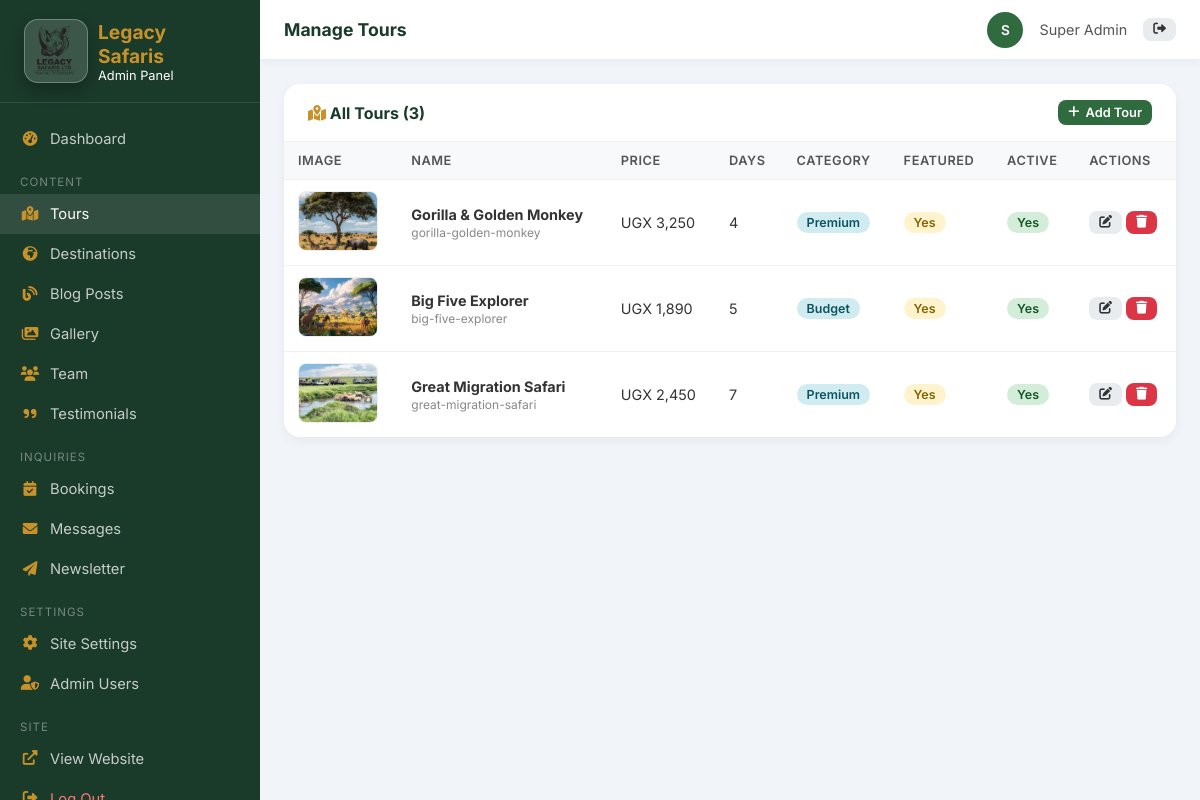
Page /admin/tours.php (signed in) on the committed database.
### tables this page shows
CREATE TABLE IF NOT EXISTS tours (
  id            INT UNSIGNED AUTO_INCREMENT PRIMARY KEY,
  slug          VARCHAR(160) NOT NULL UNIQUE,
  name          VARCHAR(200) NOT NULL,
  short_desc    TEXT,
  full_desc     LONGTEXT,
  price         DECIMAL(10,2) DEFAULT 0,
  currency      VARCHAR(5) DEFAULT 'USD',
  duration_days TINYINT UNSIGNED DEFAULT 1,
  category      ENUM('budget','premium','family','adventure','honeymoon') DEFAULT 'budget',
  image         VARCHAR(300),
  accommodation TEXT,
  max_group     TINYINT UNSIGNED DEFAULT 12,
  is_featured   TINYINT(1) DEFAULT 0,
  is_active     TINYINT(1) DEFAULT 1,
  sort_order    SMALLINT DEFAULT 0,
  created_at    TIMESTAMP DEFAULT CURRENT_TIMESTAMP,
  updated_at    TIMESTAMP DEFAULT CURRENT_TIMESTAMP ON UPDATE CURRENT_TIMESTAMP
);

### includes/functions.php (called while the page is built, shortened)
<?php
function e(string $str): string {
    return htmlspecialchars($str, ENT_QUOTES | ENT_SUBSTITUTE, 'UTF-8');
}
function sanitizeInput(string $str): string {
    return trim(strip_tags($str));
}
function formatPrice(float $amount, string $currency = 'USD'): string {
    if ($currency === 'UGX') {
        return 'UGX ' . number_format($amount, 0);
    }
    return number_format($amount, 0) . ' ' . $currency;
}

### admin/tours.php (the view, shortened to what this page needs)
<?php
require_once dirname(__DIR__) . '/includes/functions.php';
$pdo    = getPDO();
$action = sanitizeInput($_GET['action'] ?? 'list');
$tours = $pdo->query("SELECT * FROM tours ORDER BY sort_order ASC, id DESC")->fetchAll();
include __DIR__ . '/includes/header.php';
?>
<?php if ($action === 'list'): ?>
<div class="card">
  <div class="card-header">
    <h3><i class="fas fa-map-marked-alt" style="color:var(--gold)"></i> All Tours (<?= count($tours) ?>)</h3>
    <a href="?action=new" class="btn btn-primary btn-sm"><i class="fas fa-plus"></i> Add Tour</a>
  </div>
  <div style="overflow-x:auto;">
    <table>
      <thead><tr><th>Image</th><th>Name</th><th>Price</th><th>Days</th><th>Category</th><th>Featured</th><th>Active</th><th>Actions</th></tr></thead>
      <tbody>
        <?php foreach ($tours as $t): ?>
        <tr>
          <td><?php if ($t['image']): ?><img src="/<?= e($t['image']) ?>" class="img-preview"><?php endif; ?></td>
          <td><strong><?= e($t['name']) ?></strong><br><small style="color:#888"><?= e($t['slug']) ?></small></td>
          <td><?= formatPrice((float)$t['price'], 'UGX') ?></td>
          <td><?= (int)$t['duration_days'] ?></td>
          <td><span class="badge badge-blue"><?= e(ucfirst($t['category'])) ?></span></td>
          <td><?= $t['is_featured'] ? '<span class="badge badge-gold">Yes</span>' : '<span class="badge badge-gray">No</span>' ?></td>
          <td><?= $t['is_active']   ? '<span class="badge badge-green">Yes</span>' : '<span class="badge badge-red">No</span>' ?></td>
          <td>
            <a href="?edit=<?= $t['id'] ?>" class="btn btn-light btn-sm"><i class="fas fa-edit"></i></a>
            <form method="POST" style="display:inline" onsubmit="return confirm('Delete this tour?')">
              <button type="submit" class="btn btn-danger btn-sm"><i class="fas fa-trash"></i></button>
            </form>
          </td>
        </tr>
        <?php endforeach; ?>
      </tbody>
    </table>
  </div>
</div>
<?php endif; ?>
<?php include __DIR__ . '/includes/footer.php'; ?>

### admin/assets/css/admin.css (style rules this page uses)
*, *::before, *::after { box-sizing: border-box; margin: 0; padding: 0; }
:root { --primary: #2F6B3E; --primary-d: #1a3a2a; --gold: #C8922A; --danger: #dc3545; --success: #28a745; --warning: #ffc107; --info: #17a2b8; --light: #f8f9fa; --dark: #343a40; --sidebar-w: 260px; --topbar-h: 60px; }
body { font-family: 'Inter', sans-serif; background: #f1f4f9; color: #333; min-height: 100vh; }
.card { background: white; border-radius: 16px; box-shadow: 0 4px 12px rgba(0,0,0,.05); overflow: hidden; margin-bottom: 1.5rem; }
.card-header { padding: 1rem 1.5rem; border-bottom: 1px solid #f0f0f0; display: flex; align-items: center; justify-content: space-between; flex-wrap: wrap; gap: .5rem; }
.card-header h3 { font-size: 1rem; color: var(--primary-d); }
table { width: 100%; border-collapse: collapse; font-size: .9rem; }
thead tr { background: #f8f9fa; }
th, td { padding: 11px 14px; text-align: left; border-bottom: 1px solid #f0f0f0; }
th { font-weight: 600; color: #555; font-size: .8rem; text-transform: uppercase; letter-spacing: .5px; }
tbody tr:last-child td { border-bottom: none; }
.badge { display: inline-block; padding: 3px 10px; border-radius: 20px; font-size: .78rem; font-weight: 600; }
.badge-green { background: #d4edda; color: #155724; }
.badge-gold { background: #fff3cd; color: #856404; }
.badge-blue { background: #d1ecf1; color: #0c5460; }
.btn { display: inline-flex; align-items: center; gap: 6px; padding: 8px 16px; border-radius: 10px; font-size: .88rem; font-weight: 600; cursor: pointer; border: none; text-decoration: none; transition: opacity .15s; }
.btn-primary { background: var(--primary); color: white; }
.btn-danger { background: var(--danger); color: white; }
.btn-light { background: #e9ecef; color: #333; }
.btn-sm { padding: 5px 10px; font-size: .8rem; border-radius: 8px; }
.img-preview { width: 80px; height: 60px; object-fit: cover; border-radius: 8px; border: 1px solid #eee; }

### rows in the picture
tours: image (picture), name "Gorilla & Golden Monkey", slug "gorilla-golden-monkey", price "UGX 3,250", duration_days "4", category "Premium", is_featured "Yes", is_active "Yes"
tours: image (picture), name "Big Five Explorer", slug "big-five-explorer", price "UGX 1,890", duration_days "5", category "Budget", is_featured "Yes", is_active "Yes"
tours: image (picture), name "Great Migration Safari", slug "great-migration-safari", price "UGX 2,450", duration_days "7", category "Premium", is_featured "Yes", is_active "Yes"

### other values in the picture
$pageTitle "Manage Tours"
substr($adminUser['name'] ?? 'A', 0, 1) "S"
$adminUser['name'] "Super Admin"
count($tours) "3"
